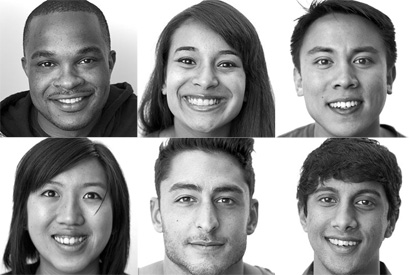
#> input picture sixfaces410.jpg, 410 x 275 px
$ python face_eye_detect.py
#> lines starting #> are read from the running program, lines starting #| are printed output that depends on the picture; after the words box and inside, x2 and y2 are one past the last pixel; in counts of white or black regions, pixels touching at a corner belong together
import numpy as np
import cv2

face_classifier = cv2.CascadeClassifier('haarcascade_frontalface_default.xml')

# Load our image and then convert it to grayscale
image = cv2.imread('sixfaces410.jpg',0)
#> image is the input picture: shape (275, 410); min 0, max 255, mean 149

faces = face_classifier.detectMultiScale(image,1.3,5)
#> faces = [[20, 27, 92, 92], [295, 162, 100, 100], [155, 24, 99, 99], [290, 18, 104, 104], [15, 156, 106, 106], [154, 158, 109, 109]]

if faces is ():
	print("No faces found")

for (x,y,w,h) in faces:
	cv2.rectangle(image,(x,y),(x+w,y+h),(127,0,255),2)
	cv2.imshow('face',image)
	cv2.waitKey(0)

	eye_classifier = cv2.CascadeClassifier('haarcascade_eye.xml')
	face_image = image[y:y+h,x:x+w]
	cv2.imshow('cropped',face_image)
	cv2.waitKey(0)

	eyes = eye_classifier.detectMultiScale(face_image)

	for (ex,ey,ew,eh) in eyes:
		cv2.rectangle(face_image,(ex,ey),(ex+ew,ey+eh),(0,127,255),1)
		cv2.imshow('eyes',face_image)
		cv2.waitKey(0)
#> this loop made 6 passes
#> (x, y, w, h, eyes) on passes 1 to 6: (20, 27, 92, 92, [[52, 21, 26, 26], [13, 24, 26, 26]]), (295, 162, 100, 100, [[20, 25, 25, 25], [56, 27, 26, 26]]), (155, 24, 99, 99, [[18, 24, 28, 28], [57, 29, 25, 25]]), (290, 18, 104, 104, [[19, 30, 28, 28], [58, 29, 27, 27]]), (15, 156, 106, 106, [[23, 26, 25, 25], [64, 27, 25, 25]]), (154, 158, 109, 109, [[16, 25, 32, 32], [57, 27, 29, 29]])
#> pass 1, `cv2.imshow('face',image)`:
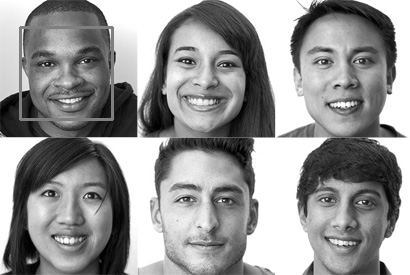
#> window 'face': shape (275, 410); min 0, max 255, mean 149
#> pass 1, `face_image = image[y:y+h,x:x+w]`:
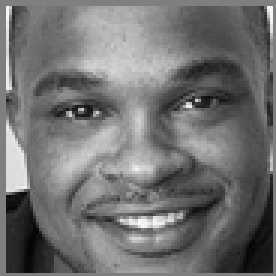
#> face_image: shape (92, 92) (shown 3 times larger); min 2, max 253, mean 113.5
#> pass 1, `cv2.imshow('eyes',face_image)`:
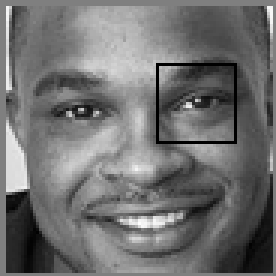
#> window 'eyes': shape (92, 92) (shown 3 times larger); min 0, max 253, mean 112.2
#> pass 1, `cv2.imshow('eyes',face_image)`:
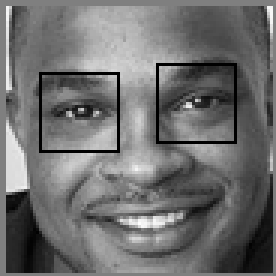
#> window 'eyes': shape (92, 92) (shown 3 times larger); min 0, max 253, mean 110.5
#> after the loop:
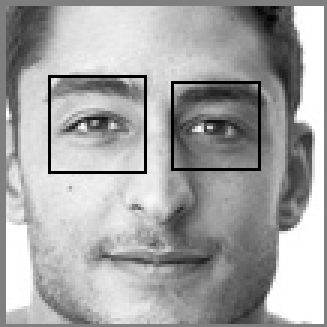
#> face_image: shape (109, 109) (shown 3 times larger); min 0, max 255, mean 164.3
#> after the loop:
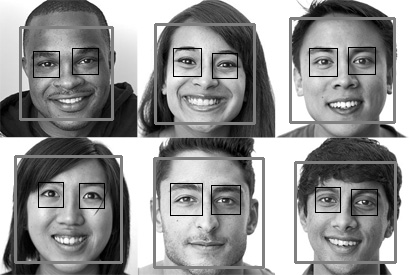
#> image: shape (275, 410); 7.59% of pixels changed, all inside (x1, y1, x2, y2) = (14, 17, 397, 269)

cv2.destroyAllWindows()
